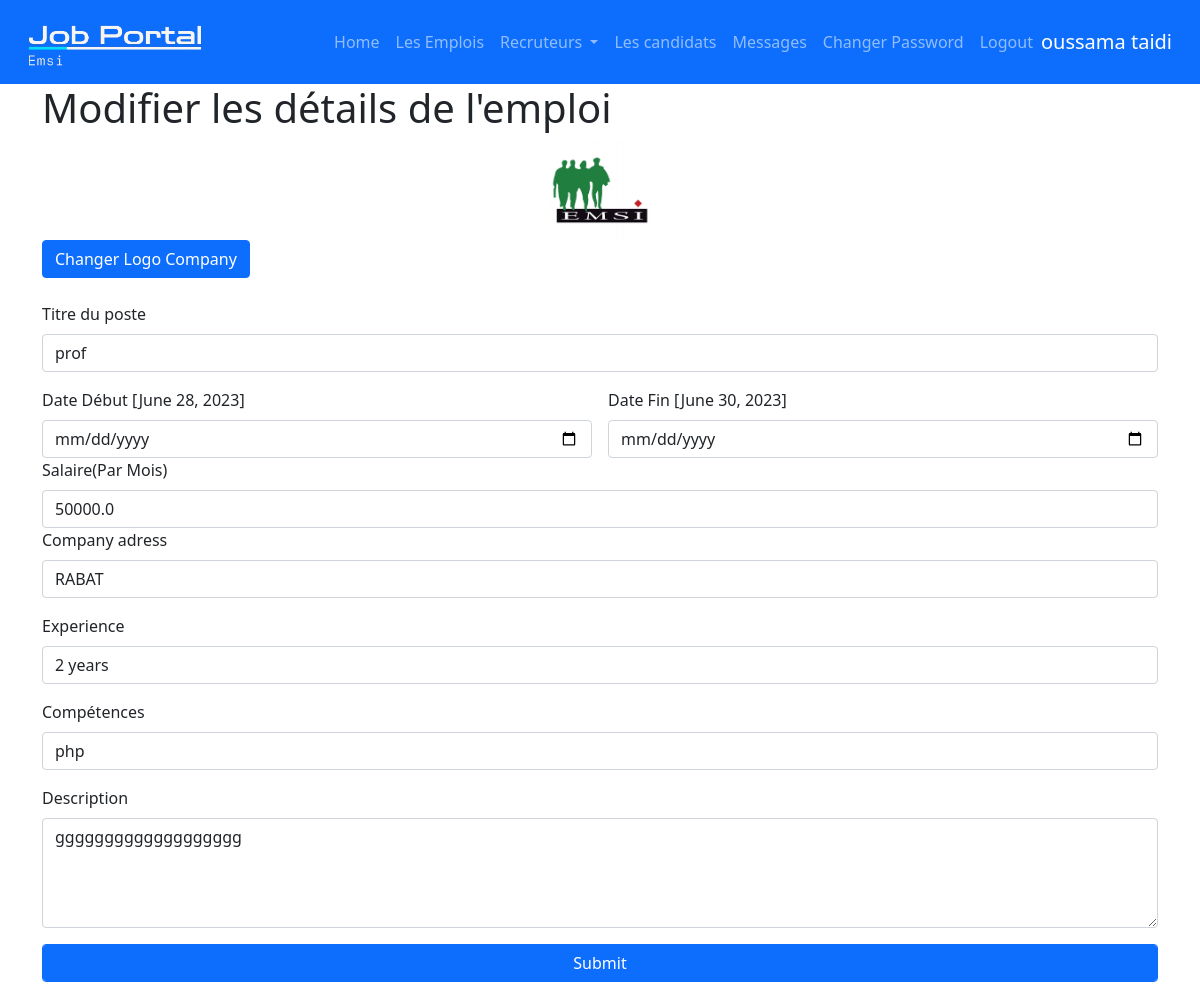
Screenshot of /edit_jobdetail_admin/4 (signed in) with the database file from the repository.
### job/models.py (models this page shows, shortened)
class Job(models.Model):
    recruiter = models.ForeignKey(Recruitor,on_delete=models.CASCADE)
    start_date = models.DateField(max_length=15)
    end_date = models.DateField()
    title = models.CharField(max_length=100)
    salary = models.FloatField(max_length=20)
    image = models.FileField()
    description = models.CharField(max_length=300)
    experience=models.CharField(max_length=50)
    location = models.CharField(max_length=100)
    skills = models.CharField(max_length=100)
    creationdate = models.DateField()

### job/views.py (the view, shortened to what this page needs)
# urls.py: path('edit_jobdetail_admin/<int:pid>',edit_jobdetail_admin,name="edit_jobdetail_admin"),
def edit_jobdetail_admin(request,pid):
    if not request.user.is_authenticated:
        return redirect('admin_login')
    error=""
    job=Job.objects.get(id=pid)
    d={'error':error,'job':job}
    return render(request,'edit_jobdetail_admin.html',d)

### job/templates/edit_jobdetail_admin.html (shortened to what this page needs)
{% load static %}
{% block body %}
{% include "admin_navigation.html" %}
<div class="container">
  <h1>Modifier les détails de l'emploi</h1>
  <form method="post" enctype="multipart/form-data">
    <div class="col">
      <img src="{{job.image.url}}" class="rounded mx-auto d-block" style="width: 100px; height: 100px;" alt="">
      <a class="btn btn-primary" href="{% url 'change_companylogo' job.id %}"> Changer Logo Company </a>
    </div><br>
    <div class="mb-3">
      <label class=" form-label">Titre du poste</label>
      <input type="text" name="jobtitle" class="form-control" value="{{job.title}}">
    </div>
    <div class="row g-3">
      <div class="col">
        <label class="form-label">Date Début</label>
        <span>[{{job.start_date}}]</span>
        <input type="date" name="startdate" class="form-control">
      </div>
      <div class="col">
        <label class=" form-label">Date Fin</label>
        <span>[{{job.end_date}}]</span>
        <input type="date" name="enddate" class="form-control">
      </div>
    </div>
    <div class="row g-3">
      <div class="col">
        <label class="form-label">Salaire(Par Mois)</label>
        <input type="text" name="salary" class="form-control" value="{{job.salary}}" required>
      </div>
    </div>
    <div class="mb-3">
      <label class=" form-label">Company adress</label>
      <input type="text" name="location" class="form-control" value="{{job.location}}" required>
    </div>
    <div class="mb-3">
      <label class=" form-label">Experience</label>
      <input type="text" name="experience" class="form-control" value="{{job.experience }}" required>
    </div>
    <div class="mb-3">
      <label class=" form-label">Compétences</label>
      <input type="text" name="skills" class="form-control" value="{{job.skills}}" required>
    </div>
    <div class="mb-3">
      <label class="form-label">Description</label>
      <textarea name="description" class="form-control" id="form4Example3" rows="4">{{job.description}}</textarea>
    </div>
        <div class="mb-3">
          <input type="submit" value="Submit" class="form-control btn btn-primary">
        </div>
  </form>
</div>
{% endblock %}

### job/templates/admin_navigation.html (shortened to what this page needs)
<!DOCTYPE html>
{% load static %}
<html lang="en" dir="ltr">
<head>
  <link href="https://cdn.jsdelivr.net/npm/bootstrap@5.1.3/dist/css/bootstrap.min.css" rel="stylesheet">
  <link rel="stylesheet" href="https://cdn.datatables.net/1.12.1/css/jquery.dataTables.min.css">
  <link rel="stylesheet" href="https://cdn.datatables.net/buttons/2.2.3/css/buttons.dataTables.min.css">
</head>
<body>
  <nav class="navbar navbar-expand-lg navbar-dark bg-primary">
    <div class="container-fluid">
      <a class="navbar-brand" href="{% url 'admin_home' %}"><img src="{% static 'images/logo.png' %}" class="img-fluid" style="width: 200px" alt="" ></a>
      <div class="collapse navbar-collapse justify-content-end" id="navbarNav">
        <ul class="navbar-nav">
          <li class="nav-item">
            <a class="nav-link {% if  nbar == 'home' %}active{% endif %}" aria-current="page" href="{% url 'admin_home' %}">Home</a>
          </li>
          <li class="nav-item">
            <a class="nav-link {% if  nbar == 'admin_joblist' %}active{% endif %}" href="{% url 'admin_joblist' %}">Les Emplois</a>
          </li>
    <div class="collapse navbar-collapse" id="navbarNavDarkDropdown">
      <ul class="navbar-nav">
        <li class="nav-item dropdown">
          <a class="nav-link dropdown-toggle" href="#" id="navbarDarkDropdownMenuLink" role="button" data-bs-toggle="dropdown" aria-expanded="false">
            Recruteurs
          </a>
        </li>
      </ul>
    </div>
          <li class="nav-item">
            <a class="nav-link {% if  nbar == 'views_users' %}active{% endif %}" href="{% url 'view_users' %}">Les candidats</a>
          </li>
          <li class="nav-item">
            <a class="nav-link {% if  nbar == 'messages' %}active{% endif %}" href="{% url 'messages' %}">Messages</a>
          </li>
          <li class="nav-item">
            <a class="nav-link {% if  nbar == 'change_passwordadmin' %}active{% endif %}"  href="{% url 'change_passwordadmin' %}">Changer Password</a>
          </li>
          <li class="nav-item">
            <a class="nav-link" href="{% url 'Logout' %}">Logout</a>
          </li>
        </ul>
      </div>
      <a class="navbar-brand" href="#">{{request.user.first_name}} {{request.user.last_name}}</a>
    </div>
  </nav>
</body>
</html>

### rows the page displays
Job: image (picture), jobtitle "prof", start_date "June 28, 2023", end_date "June 30, 2023", salary "50000.0", location "RABAT", experience "2 years", skills "php", description "ggggggggggggggggggg"

### other values shown
{{ request.user.first_name }} "oussama"
{{ request.user.last_name }} "taidi"
